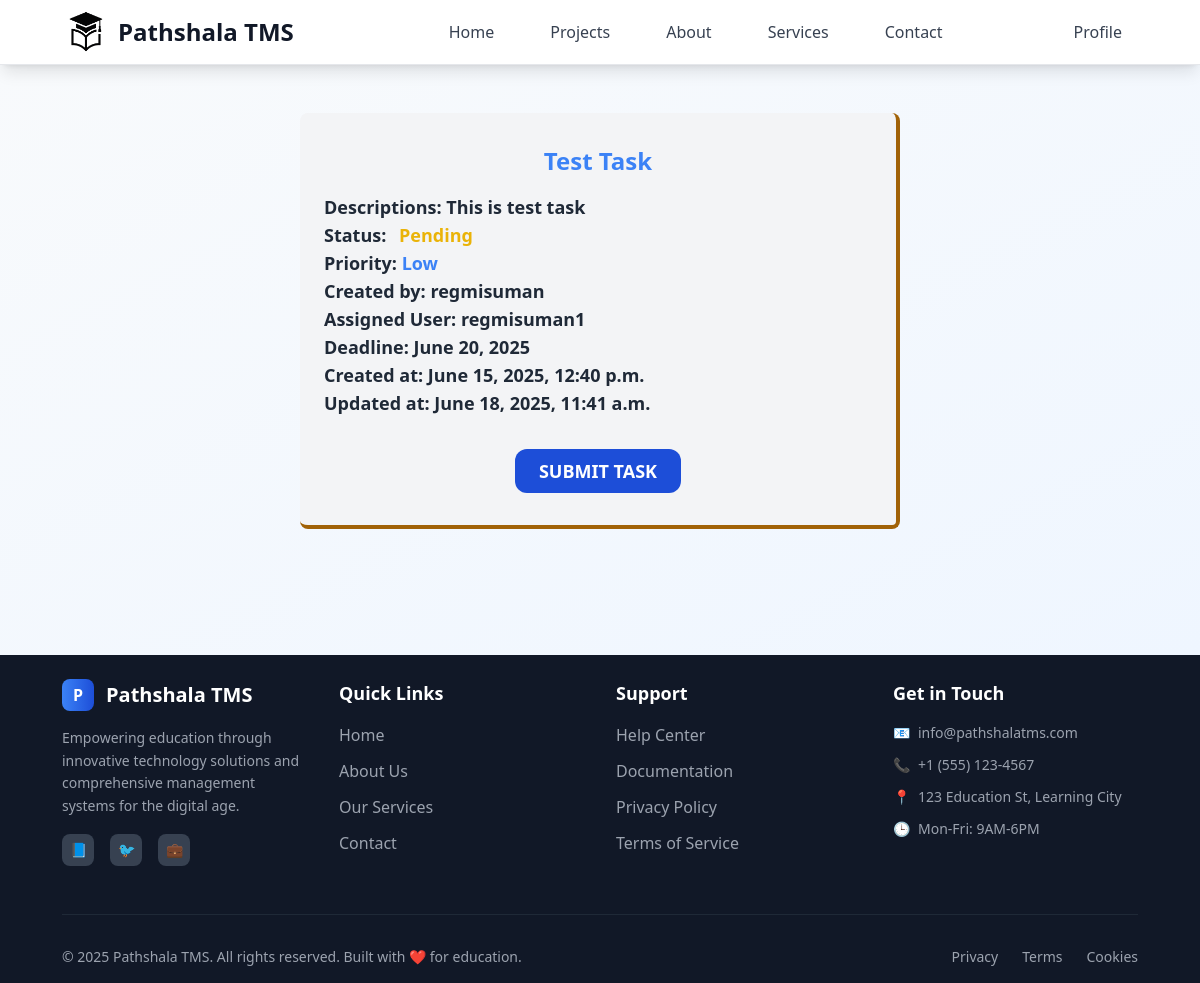
/employer/task/2/ (signed in), run on an earlier commit of the app's database.
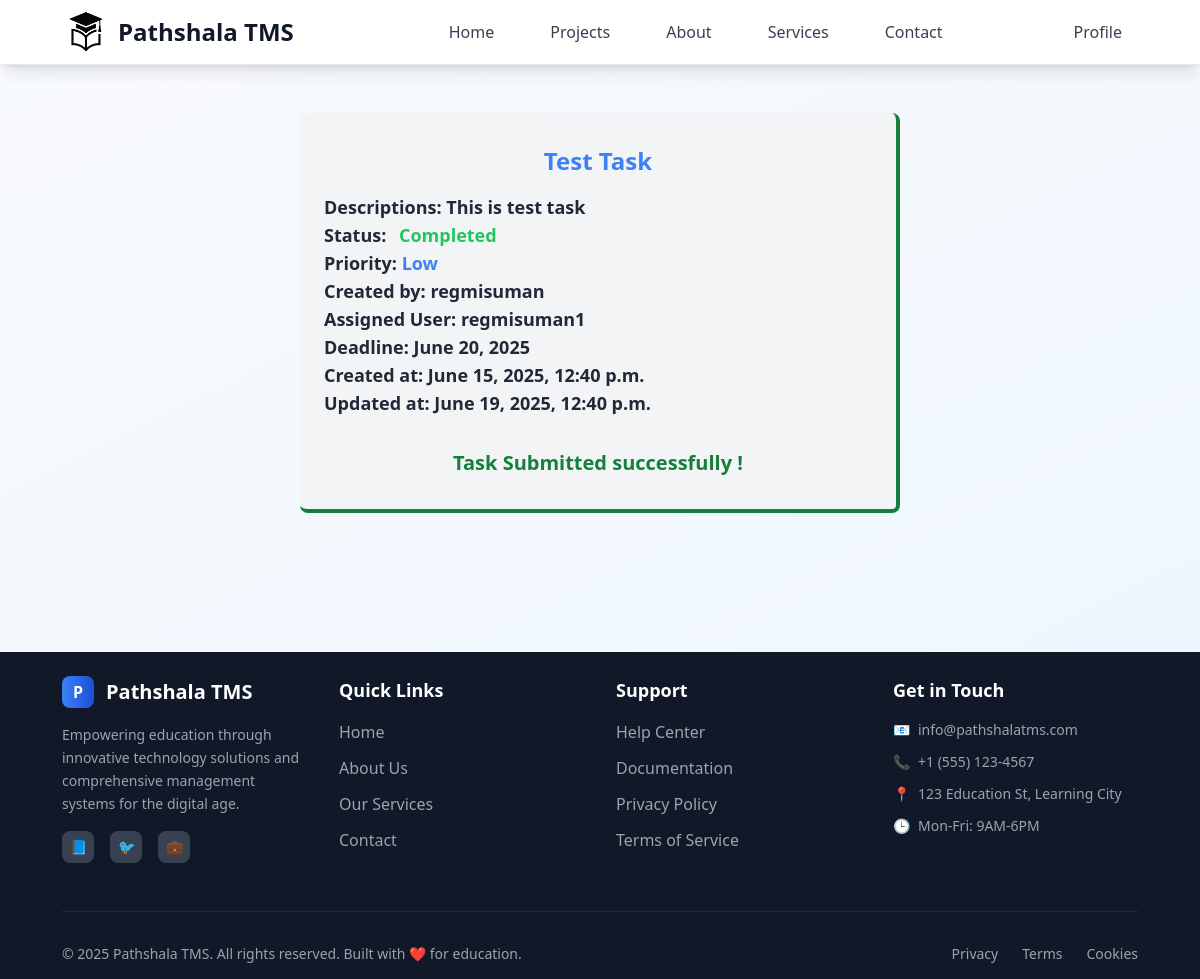
And on a later commit of the database.
### tasks/models.py (models this page shows)
class Task(models.Model):
    class StatusOptions(models.TextChoices):
        PENDING = "Pending", "Pending"
        IN_PROGRESS = "In Progress", "In Progress"
        COMPLETED = "Completed", "Completed"
        CANCELED = "Canceled", "Canceled"
    class TaskPriorityOptions(models.TextChoices):
        LOW = "Low", "Low"
        MEDIUM = "Medium", "Medium"
        HIGH = "High", "High"
    title = models.CharField(max_length=30)
    description = models.TextField(null=True, blank=True)
    user = models.ForeignKey(User, on_delete=models.CASCADE, related_name="tasks")
    project = models.ForeignKey(Project, on_delete=models.CASCADE)
    assigned_user = models.ForeignKey( User, on_delete=models.SET_NULL, related_name="assigned_tasks", null=True, blank=True)
    status = models.CharField(choices=StatusOptions, default=StatusOptions.PENDING)
    priority = models.CharField (choices=TaskPriorityOptions, default=TaskPriorityOptions.LOW)
    deadline = models.DateField(null=True, blank=True)
    created_at = models.DateTimeField(auto_now_add=True, editable=False)
    updated_at = models.DateTimeField(auto_now=True, editable=False)
    attachment = models.FileField(blank=True, null=True, upload_to=attachment_path)

### tasks/views.py (the view)
# urls.py: path("task/<int:id>/", taskDetails),
@login_required(login_url="/login")
def taskDetails(request, id):
    role = request.user.profile.role
    task = Task.objects.get(pk=id)
    if role == "employer":
        return render(request, "pages/employer/project/task/task_details.html", {"task": task})
    elif role == "employee":
        return render(request, "pages/employee/project/task/task_details.html", {"task": task})
    else:
        return redirect("/")

### templates/pages/employee/project/task/task_details.html (shortened to what this page needs)
{% extends 'layouts/main.html' %}
{% block content %}
<div class="py-12">
  <div id="taskDetails"
    class="w-1/2 mx-auto space-y-4 relative bg-gray-100 border-b-4 border-r-4 rounded-lg py-4 px-6
            {% if task.status == 'Canceled' %} border-red-700
          {% elif task.status == 'Completed' %} border-green-700
          {% elif task.status == 'Pending' %} border-yellow-700
          {% elif task.status == 'In Progress' %} border-blue-700
          {% else %} border-purple-700
          {% endif %}
    ">
    <div class="text-2xl font-bold text-blue-500 my-4 text-center">{{ task.title }}</div>
    <div class="text-lg font-semibold text-gray-800">
      <div>Descriptions: {{ task.description }}</div>
      <div>Status: <span class="
          {% if task.status == 'Canceled' %} text-red-500
          {% elif task.status == 'Completed' %} text-green-500
          {% elif task.status == 'Pending' %} text-yellow-500
          {% elif task.status == 'In Progress' %} text-blue-500
          {% else %} text-purple-500
          {% endif %}
          h-8 px-2 my-auto rounded-lg font-bold"> {{ task.status }} </span></div>
      <div>Priority: <span class="font-bold
                {% if task.priority == 'High' %} text-red-500
          {% elif task.priority == 'Medium' %} text-yellow-500
          {% elif task.priority == 'Low' %} text-blue-500
          {% else %} text-purple-500
          {% endif %}
        "> {{ task.priority }}</span></div>
      <div>Created by: {{ task.user }}</div>
      <div>Assigned User: {{ task.assigned_user }}</div>
      <div>Deadline: {{ task.deadline }}</div>
      <div>Created at: {{ task.created_at }}</div>
      <div>Updated at: {{ task.updated_at }}</div>
      <div class="flex mt-8 mb-4">
        {%if task.status != "Completed"%}
          <button id="submitBtn" onclick="showSubmitTask()" class="py-2 px-6 mx-auto rounded-xl bg-blue-700 hover:bg-blue-800 text-white">SUBMIT TASK</button>
        {%else%}
          <div class="font-bold text-xl text-green-700 mx-auto">
            Task Submitted successfully !
          </div>
        {%endif%}
      </div>
    </div>
  </div>
</div>
{% endblock %}

What changed in the data, as far as the page shows it:
changed Task "Test Task": status "Pending" → "Completed"; updated_at "June 18, 2025, 11:41 a.m." → "June 19, 2025, 12:40 p.m."
Also different on the page:
text no longer shown: "SUBMIT TASK"
text now shown: "Task Submitted successfully !"
